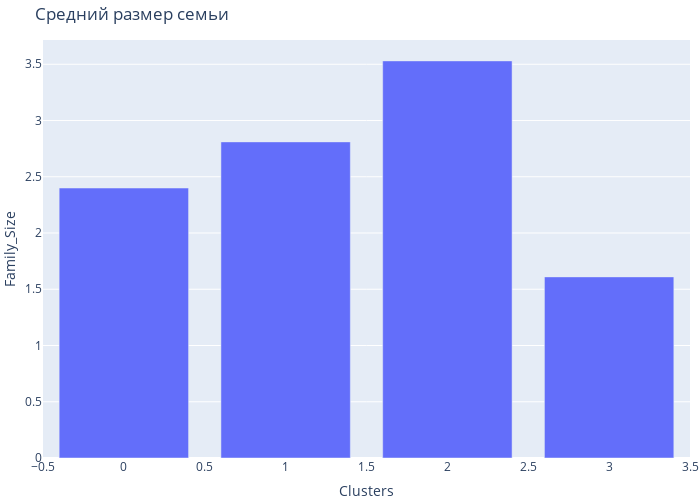

Source (notebook cell):
### Code cell
fig = px.bar(by_cluster, y='Family_Size',
                 height=500,
                 width=700,
                 title='Средний размер семьи')

fig.update_layout(legend_orientation='h',
                  legend=dict(x=.5, xanchor='center'),
                  hovermode='x',
                  margin=dict(l=0, r=10, t=40, b=0))

fig.show()

### Figure 1 — Plotly figure (JSON) as saved in the notebook; plotly's stock layout.template omitted (floating-point values rounded to 4 significant figures)
{"data": [{"alignmentgroup": "True", "hovertemplate": "Clusters=%{x}<br>Family_Size=%{y}<extra></extra>", "legendgroup": "", "marker": {"color": "#636efa", "pattern": {"shape": ""}}, "name": "", "offsetgroup": "", "orientation": "v", "showlegend": false, "textposition": "auto", "type": "bar", "x": [0, 1, 2, 3], "xaxis": "x", "y": [2.4, 2.81, 3.53, 1.61], "yaxis": "y"}], "layout": {"barmode": "relative", "height": 500, "hovermode": "x", "legend": {"orientation": "h", "tracegroupgap": 0, "x": 0.5, "xanchor": "center"}, "margin": {"b": 0, "l": 0, "r": 10, "t": 40}, "title": {"text": "Средний размер семьи"}, "width": 700, "xaxis": {"anchor": "y", "domain": [0, 1], "title": {"text": "Clusters"}}, "yaxis": {"anchor": "x", "domain": [0, 1], "title": {"text": "Family_Size"}}}}
